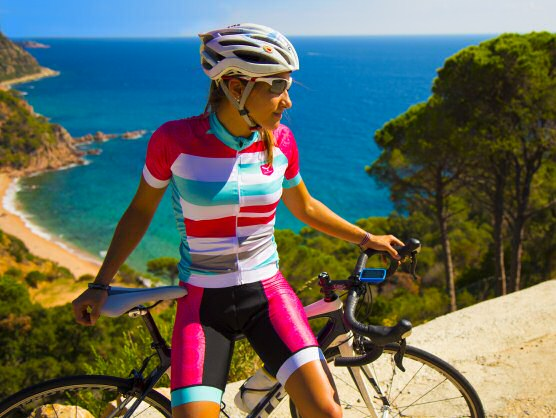
//> input picture 1-introduction-to-opencv/project/fsiv_tutorial_opencv/data/ciclista_original.jpg, 556 x 418 px
$ ./esqueleto data/ciclista_original.jpg data/manos.jpg 1   (built with g++ and OpenCV 4)
//> lines starting //> are read from the running program, lines starting //| are printed output that depends on the picture; after the words box and inside, x2 and y2 are one past the last pixel; in counts of white or black regions, pixels touching at a corner belong together
//> further down, img is the input picture: 418 rows x 556 cols, CV_8UC3; mean B, G, R 96.6, 106.2, 97.7
/*!
  Esto es un esqueleto de programa para usar en las prácticas
  de Visión Artificial.

  Se supone que se utilizará OpenCV.

  Para compilar, puedes ejecutar:
    g++ -Wall -o esqueleto esqueleto.cc `pkg-config opencv --cflags --libs`

*/

#include <iostream>
#include <exception>

//Includes para OpenCV, Descomentar según los módulo utilizados.
#include <opencv2/core/core.hpp>
#include <opencv2/core/utility.hpp>
#include <opencv2/highgui/highgui.hpp>
#include <opencv2/imgproc/imgproc.hpp>
//#include <opencv2/calib3d/calib3d.hpp>

const char *keys =
        "{help h usage ? |      | print this message   }"
        "{path           |.     | path to file         }"
        "{fps            | -1.0 | fps for output video }"
        "{N count        |100   | count of objects     }"
        "{ts timestamp   |      | use time stamp       }"
        "{@image1        |      | image1 for compare   }"
        "{@image2        |<none>| image2 for compare   }"
        "{@repeat        |1     | number               }";


void
foo(double minVal, double maxVal, cv::Point &minLoc, cv::Point &maxLoc, const std::vector<cv::Mat> &channels, int i);

/*!
    @brief imprima los valores máximo/mínimo y su primera localización por canal.

    Esta forma usa una función de opencv.

    @param[in] img es la imagen de entrada.
    @param[out] media la media de los valores.
    @param[out] dev la desviación estárdar de los valores.

    @pre img no está vacia.
    @pre img es de tipo CV_32FC1 (Un sólo canal en formato float).
*/
// [17 lines left out: function compute_min_max, not called in this run]

/*!
    @brief Imprime los valores máximo/mínimo y su primera localización en todos los canales.

    Esta forma usa una función de opencv. Utiliza reshape para interpretar
    la imagen con multiples canales como una imagen de un solo canal

    @param[in] img es la imagen de entrada.
    @param[out] media la media de los valores.
    @param[out] dev la desviación estárdar de los valores.

    @pre img no está vacia.
    @pre img es de tipo CV_32FC1 (Un sólo canal en formato float).
*/
// [24 lines left out: function compute_min_max_all_channels, not called in this run]


void
drawResultsInPicture(double minVal, double maxVal, cv::Point &minLoc, cv::Point &maxLoc, cv::Mat &img, std::string name) {
    cv::ellipse(img, minLoc,
                cv::Size(3, 3), 0, 0,
                360, cv::Scalar(1, 255, 255),
                1, cv::LINE_AA);

    cv::ellipse(img, maxLoc,
                cv::Size(3, 3), 0, 0,
                360, cv::Scalar(0, 255, 255),
                1, cv::LINE_AA);

    cv::putText(img, "MIN", cv::Point(minLoc.x + 5, minLoc.y), cv::FONT_HERSHEY_SIMPLEX, 0.4, cv::Scalar(0, 0, 255), 1);
    cv::putText(img, "MAX", cv::Point(maxLoc.x + 5, maxLoc.y), cv::FONT_HERSHEY_SIMPLEX, 0.4, cv::Scalar(0, 255, 0), 1);

    int border = 20;
    cv::Scalar white(255, 255, 255);
    cv::copyMakeBorder(img, img, 0, border, 0, 0, cv::BORDER_CONSTANT, white);

    int fontFace = cv::FONT_HERSHEY_PLAIN;
    double fontScale = 1;
    int thickness = 1;

    cv::Point textOrg(5, img.rows - 5);


    std::stringstream ss;
    ss << name << ": MIN=" << minVal << " (" << minLoc.x << ", " << minLoc.y << ") | MAX=" << maxVal << " (" << maxLoc.x
       << ", " << maxLoc.y << ")";
    std::string str = ss.str();

    cv::putText(img, str, textOrg, fontFace, fontScale, cv::Scalar::all(0), thickness, 8);
}


void concatenateImgs(const std::vector<cv::Mat> &channels, cv::Mat &result) {
    int max_rows = channels[0].rows;
    int max_cols = channels[0].cols;

    // Find the max number of columns and the number of rows
    for (const auto &channel: channels) {
        max_cols = std::max(max_cols, channel.cols);
        max_rows = std::max(max_rows, channel.rows);
    }

    std::vector<cv::Mat> resizedChannels;
    for (const auto &channel: channels) {
        cv::Mat resized;
        cv::resize(channel, resized, cv::Size(max_cols, max_rows));
        resizedChannels.push_back(resized);
    }

    // Horizontally concatenate the resized images
    cv::vconcat(resizedChannels, result);
}

void compute_min_max_by_channel(cv::Mat &img) {
    std::vector<cv::Mat> rows; // We use an array of images to represent the rows

    double minVal, maxVal;
    cv::Point minLoc, maxLoc;
    std::vector<cv::Mat> channels;
    cv::split(img, channels);
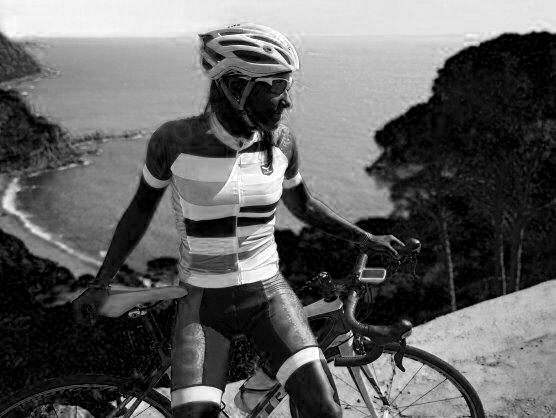
//> channels[0]: 418 rows x 556 cols, CV_8UC1; min 0, max 255, mean 96.6
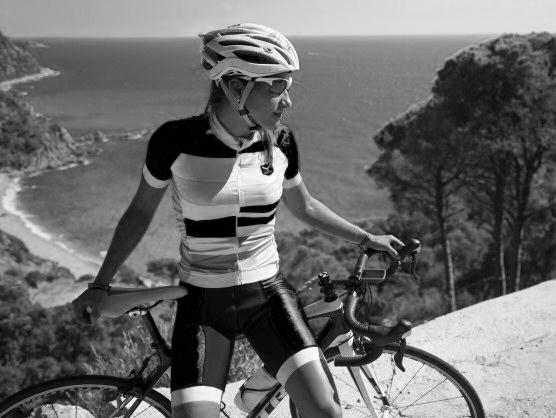
//> channels[1]: 418 rows x 556 cols, CV_8UC1; min 0, max 255, mean 106.2
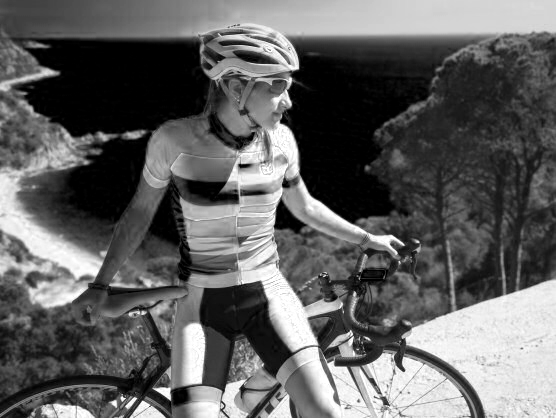
//> channels[2]: 418 rows x 556 cols, CV_8UC1; min 0, max 255, mean 97.7

    double minValGlobal = DBL_MAX;
    double maxValGlobal = DBL_MIN;

    cv::Point minLocGlobal, maxLocGlobal;


    for (int i = 0; i < img.channels(); i++) {
        cv::minMaxLoc(channels[i], &minVal, &maxVal, &minLoc, &maxLoc);
        drawResultsInPicture(minVal, maxVal, minLoc, maxLoc, channels[i], std::string("C") + std::to_string(i));

        if (minVal <= minValGlobal) {
            minValGlobal = minVal;
            minLocGlobal = minLoc;
        }

        if (maxVal >= maxValGlobal) {
            maxValGlobal = maxVal;
            maxLocGlobal = maxLoc;
        }
    }
//> this loop made 3 passes
//> (minLocGlobal, maxLocGlobal) on passes 1 to 3: (Point(532, 33), Point(272, 30)), (Point(241, 44), Point(255, 34)), (Point(40, 40), Point(255, 34))
//> pass 1, in drawResultsInPicture, `cv::putText(img, str, textOrg, fontFace, fontScale, cv::Scalar::all(0)..`:
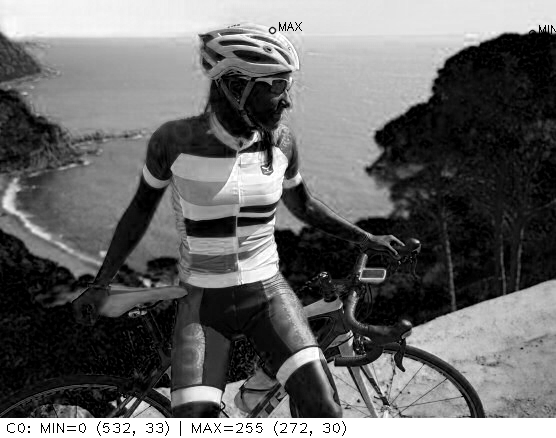
//> img: 438 rows x 556 cols, CV_8UC1; min 0, max 255, mean 103.1
//> after the loop, minVal = 0; maxVal = 255; minValGlobal = 0; maxValGlobal = 255


    drawResultsInPicture(minValGlobal, maxValGlobal, minLocGlobal, maxLocGlobal, img, "ORIGINAL (GLOBAL RESULTS)");
//> call 4 of drawResultsInPicture, with minVal = 0, maxVal = 255, name = "ORIGINAL (GLOBAL RESULTS)"
//> in drawResultsInPicture (call 4), `cv::ellipse(img, minLoc, cv::Size(3, 3), 0, 0, 360, cv::Scalar(1, 255,..`: img: 418 rows x 556 cols, CV_8UC3; 48 pixels changed, all inside (x1, y1, x2, y2) = (36, 36, 45, 45)
//> in drawResultsInPicture (call 4), `cv::ellipse(img, maxLoc, cv::Size(3, 3), 0, 0, 360, cv::Scalar(0, 255,..`: img: 418 rows x 556 cols, CV_8UC3; mean B, G, R 96.6, 106.2, 97.8
//> in drawResultsInPicture (call 4), `cv::putText(img, "MIN", cv::Point(minLoc.x + 5, minLoc.y), cv::FONT_HE..`: img: 418 rows x 556 cols, CV_8UC3; mean B, G, R 96.5, 106.2, 97.8
//> in drawResultsInPicture (call 4), `cv::putText(img, "MAX", cv::Point(maxLoc.x + 5, maxLoc.y), cv::FONT_HE..`:
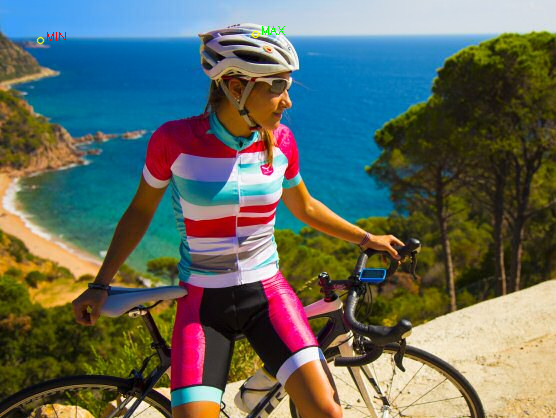
//> img: 418 rows x 556 cols, CV_8UC3; mean B, G, R 96.5, 106.2, 97.8
//> in drawResultsInPicture (call 4), `cv::putText(img, str, textOrg, fontFace, fontScale, cv::Scalar::all(0)..`:
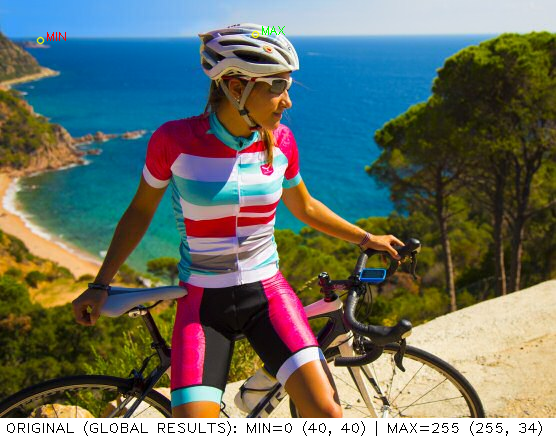
//> img: 438 rows x 556 cols, CV_8UC3; mean B, G, R 102.6, 111.9, 103.8

    cv::Mat concatenated;
    concatenateImgs(channels, concatenated);
//> in concatenateImgs, `int max_rows = channels[0].rows;`: max_rows = 438
//> in concatenateImgs, `int max_cols = channels[0].cols;`: max_cols = 556
//> the loop in concatenateImgs, `for (const auto &channel: channels)` made 3 passes
//> after the loop in concatenateImgs, `for (const auto &channel: channels)`: max_rows = 438
//> in concatenateImgs, `cv::vconcat(resizedChannels, result);`:
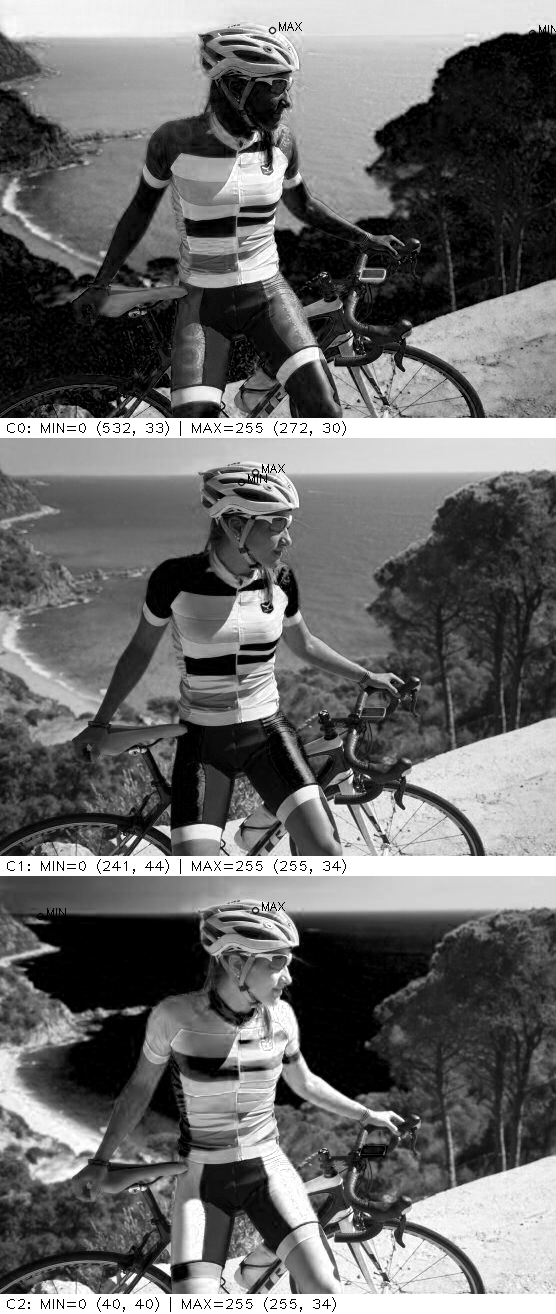
//> result: 1314 rows x 556 cols, CV_8UC1; min 0, max 255, mean 106.5

    std::cout << "Pulsa ESC para continuar..." << std::endl;
    cv::imshow("Channels", concatenated);
    cv::imshow("Original", img);
    while ((cv::waitKey(0) & 0xff) != 27);
//> the Esc key is pressed

    //Debemos cerrar las ventanas abiertas.
    cv::destroyWindow("Results");
}


int
main(int argc, char *const *argv) {
    int retCode = EXIT_SUCCESS;

    try {

        cv::CommandLineParser parser(argc, argv, keys);
        parser.about("Application name v1.0.0");
        if (parser.has("help")) {
            parser.printMessage();
            return 0;
        }
        int N = parser.get<int>("N");
        double fps = parser.get<double>("fps");
        cv::String path = parser.get<cv::String>("path");
        bool use_time_stamp = parser.has("timestamp");
        cv::String img1 = parser.get<cv::String>("@image1");
        cv::String img2 = parser.get<cv::String>("@image2");
        int repeat = parser.get<int>("@repeat");
        if (!parser.check()) {
            parser.printErrors();
            return 0;
        }

        cv::Mat img = cv::imread(img1, cv::IMREAD_ANYCOLOR);
        if (img.empty()) {
            std::cerr << "Error: no he podido abrir el fichero '" << img1 << "'." << std::endl;
            return EXIT_FAILURE;
        }

        compute_min_max_by_channel(img);


    }
    catch (std::exception &e) {
        std::cerr << "Capturada excepcion: " << e.what() << std::endl;
        retCode = EXIT_FAILURE;
    }
    catch (...) {
        std::cerr << "Capturada excepcion desconocida!" << std::endl;
        retCode = EXIT_FAILURE;
    }
    return retCode;
}
